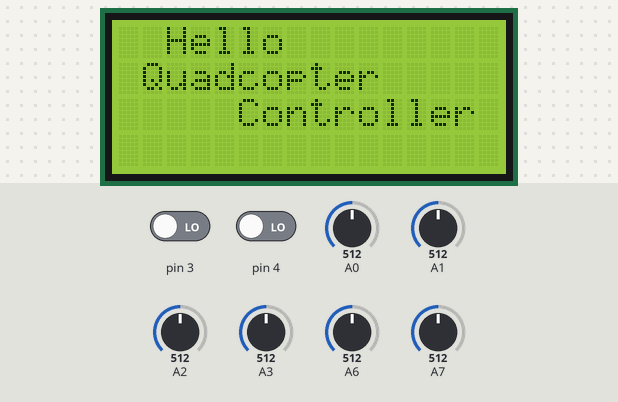
This sketch was run on a simulated Arduino Nano, built with avr-gcc and run on an emulated ATmega328P. On the bench: 16×4 character LCD. The test bench sets the inputs (shaded band); at power-on: A0 = 512, pin 3 LOW, pin 4 LOW, A1 = 512, A2 = 512, A3 = 512, A6 = 512, A7 = 512. No radio packets arrive unless stated.

Above: at 0.7 s.
At 6.9 s:
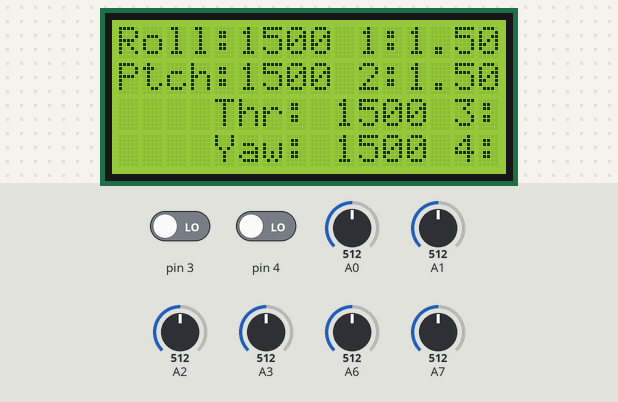
7.0 s: A0 set to 716
At 7.3 s:
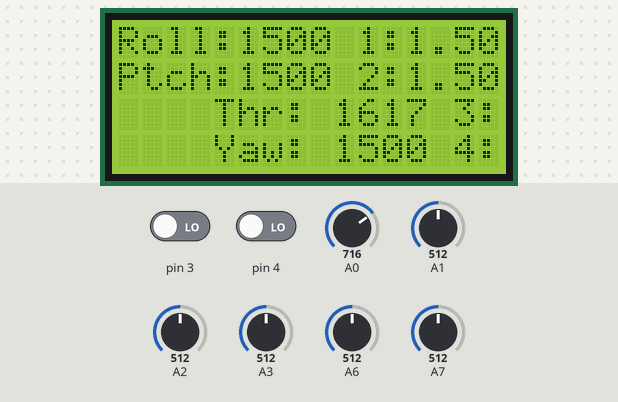
Timing chart, 0 to 10.0 s (numbered marks = the images above; inputs shaded):
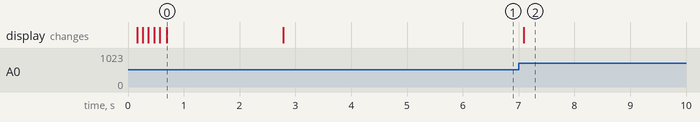

Measured:
- after the input at 7.0 s, the display: changes after 0.09 s (image 2)
- what the display in image 0 shows lasts 2.1 s, from 0.7 s to 2.8 s

The sketch:

Controller_8Channel_toPPM.ino
```cpp
/* Multipurpose RC controller. This implementation will be specifically for a
 *  quadcopter with an arduino receiver and MultiWii FLight Controller.
 *  Guillermo Colom
   1 - GND
   2 - VCC 3.3V !!! NOT 5V
   3 - CE to Arduino pin 9
   4 - CSN to Arduino pin 10
   5 - SCK to Arduino pin 13
   6 - MOSI to Arduino pin 11
   7 - MISO to Arduino pin 12
   8 - UNUSED
   -
   Analog Joystick or two 10K potentiometers:
   GND to Arduino GND
   VCC to Arduino +5V
   X1 Pot to Arduino A0
   Y1 Pot to Arduino A1
   M1 Pot to Arduino A6
   X2 Pot to Arduino A2
   Y2 Pot to Arduino A3
   M2 Pot to Arduino A7

 - V1.00 11/26/13
   Based on examples at http://www.bajdi.com/
   Questions: terry@yourduino.com */

/*-----( Import needed libraries )-----*/
#include <SPI.h>
#include <nRF24L01.h>
#include <RF24.h>
#include <Wire.h>  // for LCD. Comes with Arduino IDE
#include <LiquidCrystal_I2C.h>  //for LCD.
/*-----( Declare Constants and Pin Numbers )-----*/
#define CE_PIN       9
#define CSN_PIN     10
#define JOYSTICK_X1 A3
#define JOYSTICK_Y1 A2
#define JOYSTICK_X2 A1
#define JOYSTICK_Y2 A0
#define AUX1        A7
#define AUX2        A6
#define AUX3        3
#define AUX4        4
#define DEADZONE    110         // distance from center for defining "deadzone"
#define DEADPULSE   1500      // default "center" pulse width
#define MINPULSE    1000      // minimum pulse width
#define MAXPULSE    2000      // maximum pulse width
#define CHANNELS    8         // number of channels
#define XBYTES      18        // number of bytes to be transmited

// NOTE: the "LL" at the end of the constant is "LongLong" type
const uint64_t pipe = 0xE8E8F0F0E1LL; // Define the transmit pipe


/*-----( Declare objects )-----*/
RF24 radio(CE_PIN, CSN_PIN);  // Create a Radio
/*-----( Declare Variables )-----*/

// set the LCD address to 0x27 for a 16 chars 2 line display
// A FEW use address 0x3F
// Set the pins on the I2C chip used for LCD connections:
//                    addr, en,rw,rs,d4,d5,d6,d7,bl,blpol
LiquidCrystal_I2C lcd(0x27, 2, 1, 0, 4, 5, 6, 7, 3, POSITIVE);  // Set the LCD I2C address


//Values to transmit
byte transmitBytes[XBYTES];        // 2 bytes per value
int  pulseValues[CHANNELS];          // actual pulse values {Throttle Y2, Roll X1, Pitch Y1, Yaw X2}
int  transmitDelay = 10000;   // microseconds between transmissions
unsigned long startTime;      // used to find elapsed time
unsigned long stopTime;       // used to find elapsed time

//Variables for calculating pulse widths
bool   reverseX1  = true;    // reverse axis direction roll
bool   reverseY1  = true;     // reverse axis direction pitch
bool   reverseX2  = false;    // reverse axis direction yaw
bool   reverseY2  = false;     // reverse axis direction throttle


void setup()   /****** SETUP: RUNS ONCE ******/
{
  Serial.begin(9600);

  // Initialize Display
  initializeDisplay ();
  displayOnLine("Hello", 0, 2);
  displayOnLine("Quadcopter", 1, 1);
  displayOnLine("Controller", 2, 1);
  delay(2000);
  while(digitalRead(3)+digitalRead(4))
  {
    displayOnLine("Warning!", 0, 2);
    displayOnLine("Set switches", 1, 1);
    displayOnLine("To Low      ", 2, 1);
  }

  radio.begin();
  radio.openWritingPipe(pipe);
  startTime = micros();
}//--(end setup )---


void loop()   /****** LOOP: RUNS CONSTANTLY ******/
{
  stopTime = micros();
  if ((stopTime - startTime) >= transmitDelay || (stopTime < startTime))
  {
    startTime = micros();

    pulseValues[0] = pulseCalculate2(JOYSTICK_X1, 1.25, 512, reverseX1); //Roll
    pulseValues[1] = pulseCalculate2(JOYSTICK_Y1, 1.25, 512, reverseY1); //Pitch
    pulseValues[2] = pulseCalculate2(JOYSTICK_Y2, 1.25, 512, reverseY2); //Throttle
    pulseValues[3] = pulseCalculate2(JOYSTICK_X2, 1.25, 512, reverseX2); //Yaw
    pulseValues[4] = pulseCalculate(AUX1, false); //Aux1
    pulseValues[5] = pulseCalculate(AUX2, false); //Aux2
    pulseValues[6] = pinPulse(AUX3); //Aux3
    pulseValues[7] = pinPulse(AUX4); //Aux4

    pulseToByteArray(pulseValues, transmitBytes);
    transmitBytes[XBYTES-2] = 1;
    transmitBytes[XBYTES-1] = 1;

    radio.write( transmitBytes, sizeof(transmitBytes) );
    displayValues();
  }

}//--(end main loop )---

/*-----( Declare User-written Functions )-----*/

// Calculate Pulse Values
int pulseCalculate(int aPin, bool reverse)
{
  float input;
  int pulseOut;
  int readVal = reverseAxis(analogRead(aPin), reverse);
  input = (float)readVal;
  pulseOut = (int)(input*1000.0/1023.0);
  pulseOut += MINPULSE;
  return pulseOut;
}// end pulseCalculate()

int pinPulse(int pin)
{
  if (digitalRead(pin))
    return 2000;
  else
    return 1000;
}

//This function is meant to help create a "Dead Zone" when the Joysticks are
//approximately centered, to output 1500 as values
int pulseCalculate2(int aPin, float sensitivity, int center, bool reverse)
{
  int pulseOut;
  int readVal = reverseAxis(analogRead(aPin), reverse);
  if (readVal >= center - DEADZONE && readVal <= center + DEADZONE)
    pulseOut = DEADPULSE;
  if (readVal < center - DEADZONE)
    pulseOut =(int)(sensitivity * (readVal - (center - DEADZONE)) + DEADPULSE);
  if (readVal > center + DEADZONE)
    pulseOut =(int)(sensitivity * (readVal - (center + DEADZONE)) + DEADPULSE);
  if (pulseOut < MINPULSE)
    pulseOut = MINPULSE;
  if (pulseOut > MAXPULSE)
    pulseOut = MAXPULSE;
  return pulseOut;
}// end pulseCalculate()
// Pulse to byteArray, high byte first
void pulseToByteArray(int pulses[], byte bytes[])
{
  for (int i = 0; i < CHANNELS; i++)
  {
    bytes[2*i] = pulses[i]/256;
    bytes[2*i+1] = pulses[i]%256;
  }
}// end pulseToByteArray()

int reverseAxis(int axis, bool reverse)
{
  if (reverse)
    axis = 1023 - axis;
  return axis;
} // ens reverseAxis()

//Initialize LCD Display
void initializeDisplay ()
{
lcd.begin(16,4);   // initialize the lcd for 16 chars 4 lines, turn on backlight

// ------- Quick 3 blinks of backlight  -------------
  for(int i = 0; i< 3; i++)
  {
    lcd.backlight();
    delay(100);
    lcd.noBacklight();
    delay(100);
  }
  lcd.backlight(); // finish with backlight on
}// end initializeDisplay()
void displayOnLine(char script[], int row, int col)
{
  lcd.setCursor(col, row);
  lcd.print(script);
}// en displayOnLine()


void displayValues()
{
  displayOnLine("Roll:", 0, 0);
  lcd.print(pulseValues[0]);
  displayOnLine("Ptch:", 1, 0);
  lcd.print(pulseValues[1]);
  lcd.print("    ");
  displayOnLine("Thr: ", 2, 0);
  lcd.print(pulseValues[2]);
  displayOnLine("Yaw: ", 3, 0);
  lcd.print(pulseValues[3]);
  displayOnLine(" 1:", 0, 9);
  lcd.print((float)pulseValues[4]/1000);
  displayOnLine(" 2:", 1, 9);
  lcd.print((float)pulseValues[5]/1000);
  displayOnLine(" 3:", 2, 9);
    if (pulseValues[6]>1000)
      lcd.print("high");
    else
      lcd.print("low ");
  displayOnLine(" 4:", 3, 9);
    if (pulseValues[7]>1000)
      lcd.print("high");
    else
      lcd.print("low ");
}// end displayValues()

//*********( THE END )***********
```
